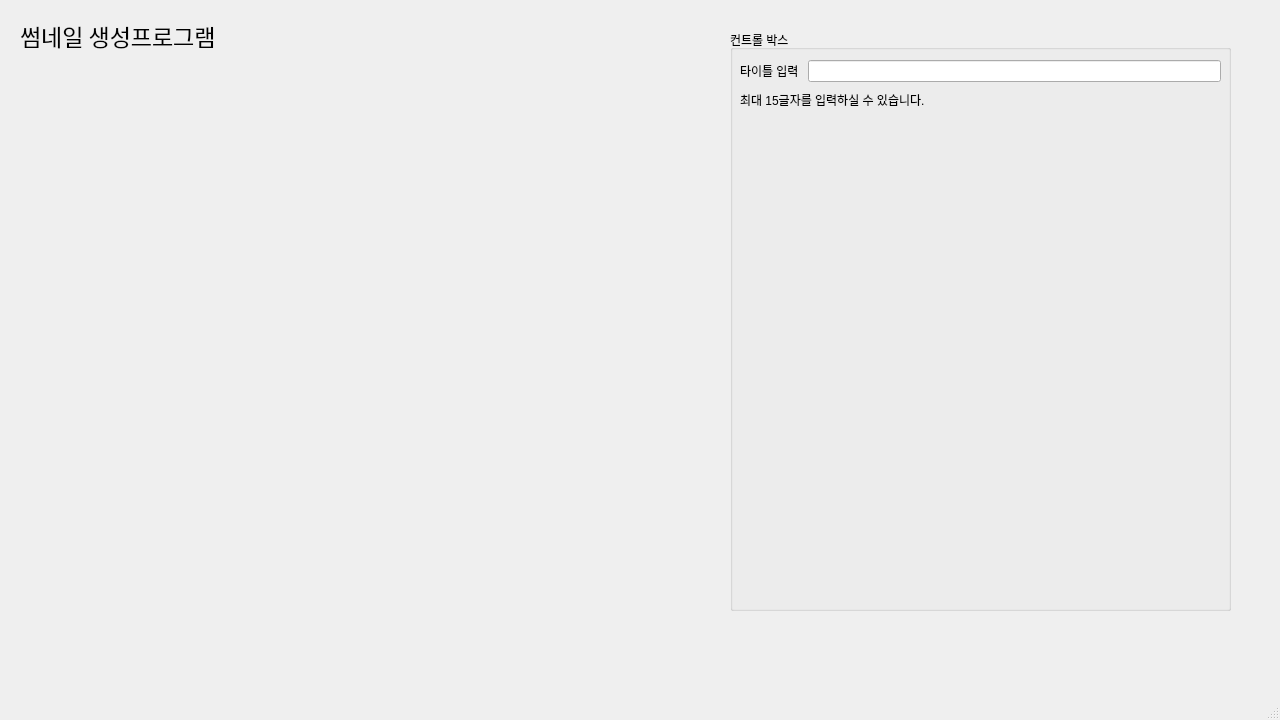
<?xml version="1.0" encoding="UTF-8"?>
<ui version="4.0">
 <class>MainWindow</class>
 <widget class="QMainWindow" name="MainWindow">
  <property name="geometry">
   <rect>
    <x>0</x>
    <y>0</y>
    <width>1280</width>
    <height>720</height>
   </rect>
  </property>
  <property name="windowTitle">
   <string>MainWindow</string>
  </property>
  <widget class="QWidget" name="centralwidget">
   <widget class="QLabel" name="imagePanel">
    <property name="geometry">
     <rect>
      <x>20</x>
      <y>70</y>
      <width>600</width>
      <height>600</height>
     </rect>
    </property>
    <property name="text">
     <string/>
    </property>
   </widget>
   <widget class="QLabel" name="label_2">
    <property name="geometry">
     <rect>
      <x>20</x>
      <y>10</y>
      <width>231</width>
      <height>51</height>
     </rect>
    </property>
    <property name="font">
     <font>
      <family>맑은 고딕</family>
      <pointsize>17</pointsize>
     </font>
    </property>
    <property name="text">
     <string>썸네일 생성프로그램 </string>
    </property>
   </widget>
   <widget class="QGroupBox" name="groupBox">
    <property name="geometry">
     <rect>
      <x>730</x>
      <y>30</y>
      <width>501</width>
      <height>581</height>
     </rect>
    </property>
    <property name="title">
     <string>컨트롤 박스</string>
    </property>
    <widget class="QWidget" name="verticalLayoutWidget">
     <property name="geometry">
      <rect>
       <x>10</x>
       <y>30</y>
       <width>481</width>
       <height>51</height>
      </rect>
     </property>
     <layout class="QVBoxLayout" name="verticalLayout">
      <item>
       <layout class="QHBoxLayout" name="horizontalLayout">
        <item>
         <widget class="QLabel" name="label">
          <property name="text">
           <string>타이틀 입력 </string>
          </property>
         </widget>
        </item>
        <item>
         <widget class="QLineEdit" name="lineEdit"/>
        </item>
       </layout>
      </item>
      <item>
       <widget class="QLabel" name="label_3">
        <property name="text">
         <string>최대 15글자를 입력하실 수 있습니다.</string>
        </property>
       </widget>
      </item>
     </layout>
    </widget>
   </widget>
  </widget>
  <widget class="QMenuBar" name="menubar">
   <property name="geometry">
    <rect>
     <x>0</x>
     <y>0</y>
     <width>1280</width>
     <height>21</height>
    </rect>
   </property>
  </widget>
  <widget class="QStatusBar" name="statusbar"/>
 </widget>
 <resources/>
 <connections/>
</ui>
